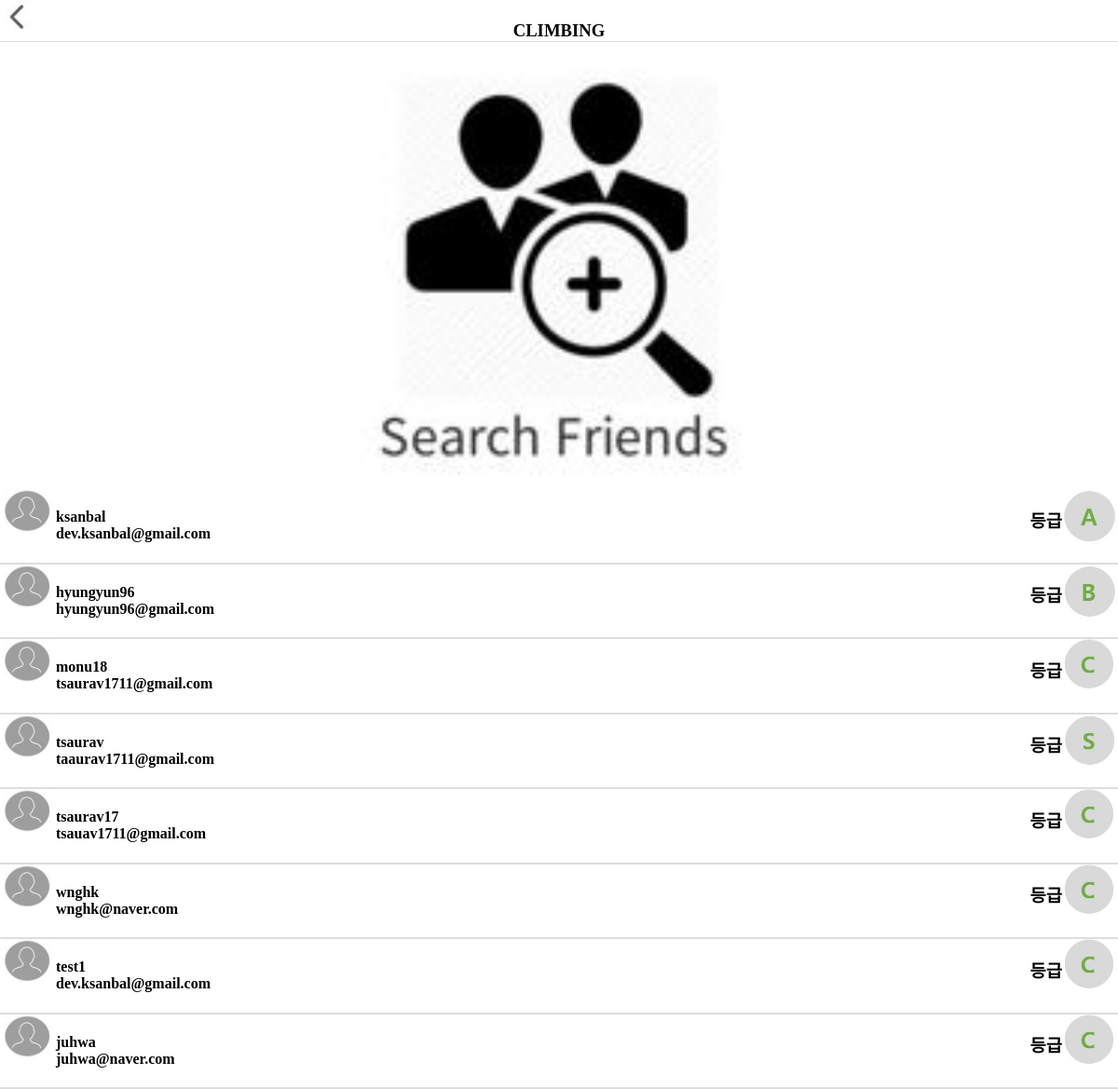
Page /friend/ on the earlier database version.
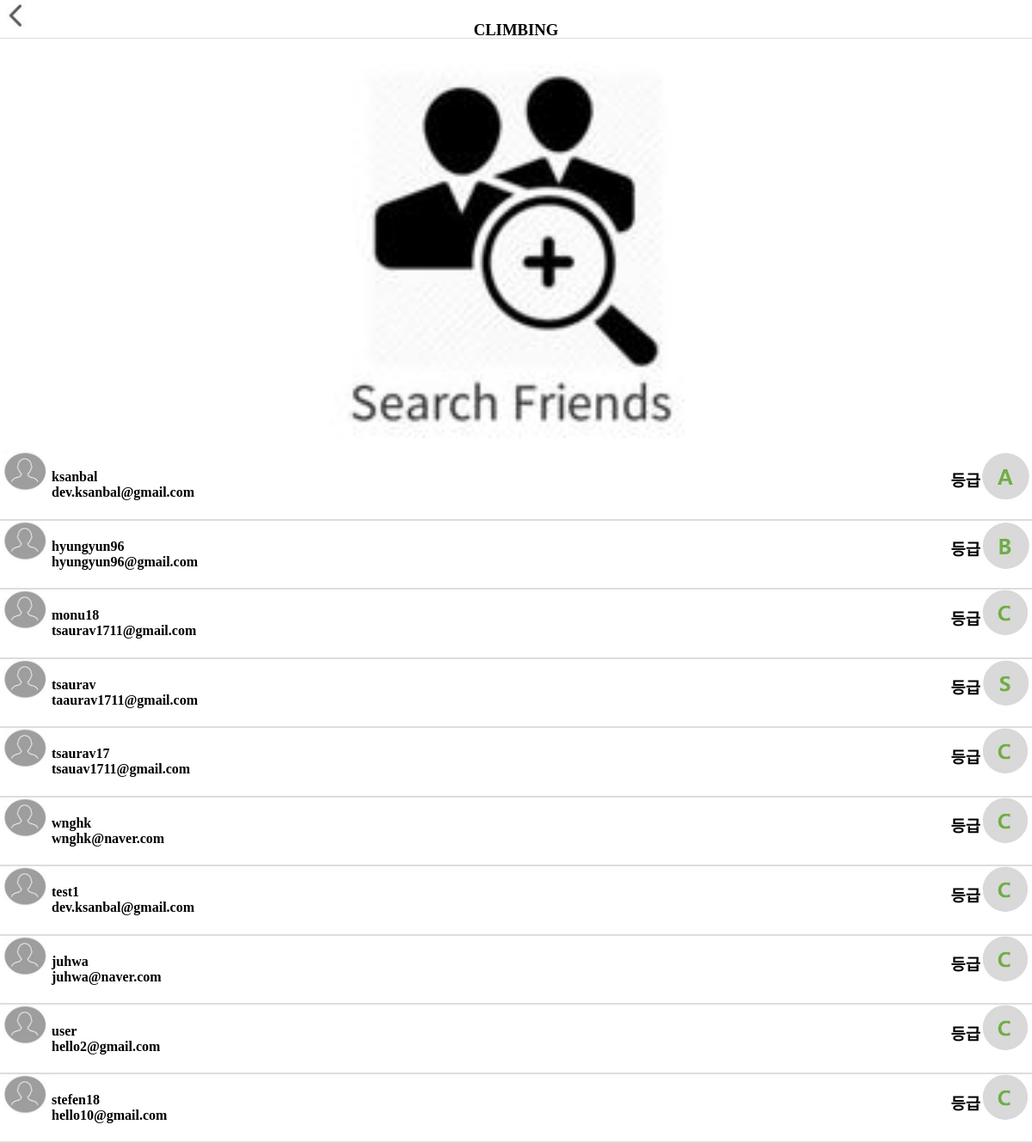
Same page on the later database version.
### climbing/models.py (models this page shows)
class Account(User):
    gender_options = (
        ('male', 'MAN'),
        ('female', 'WOMAN')
    )
    birth = models.CharField(max_length=6)
    gender = models.CharField(max_length=8, choices=gender_options)
    score = models.IntegerField(default=0)

### climbing/views.py (the view)
# urls.py: path('friend/', views.friend_main, name='friend_main'),
def friend_main(request):
    Users = Account.objects.all()
    context = {
        'Users': Users[1:]
    }
    return render(request, 'friend.html', context)

### climbing/templates/friend.html (shortened to what this page needs)
<!DOCTYPE html>
<html>
<head>
	<link rel="stylesheet" href="../static/css/list_friend.css">
</head>
<body>
	<div id="header-area" class="section">
		<img src="../static/img/back.JPG" width="40" height="40"onclick="goBack()">
		<div class="box1">
			<a href="{% url 'main' %}">
				<center><h3>CLIMBING</h3></center>
			</a>
		</div>
	</div>
	<div class="grid1">
	<center><div class="image" style="background-image:url('../static/img/searchF.jpg');
	"></div></center>
	</div>
	<div id="content-area">
        {% for user in Users %}
            <div class="grid">
                <div class="grid">
                    <a href="{% url 'friend_sendmail' pk=user.pk %}" onclick="send()">
                        <img src="../static/img/men.jpg" width="60" align="left" border="0px">
                        <div class="left"><h4>{{ user.username }}<br>{{ user.email }}</h4></div>
                        {% if user.score <= 2 %}
                            <img src="../static/img/c.jpg" width="60" align="right" border="0px">
                        {% elif user.score == 3 %}
                            <img src="../static/img/b.jpg" width="60" align="right" border="0px">
                        {% elif user.score == 4 %}
                            <img src="../static/img/a.jpg" width="60" align="right" border="0px">
                        {% elif user.score == 5 %}
                            <img src="../static/img/s.jpg" width="60" align="right" border="0px">
                        {% endif %}
                        <div class="right"><h3>등급</h3></div>
                    </a>
                </div>
            </div>
        {% endfor %}
	</div>
</body>
</html>

Differences in the rows shown:
added Account: username "user", email "hello2@gmail.com", score 0 (drawn)
added Account: username "stefen18", email "hello10@gmail.com", score 0 (drawn)
